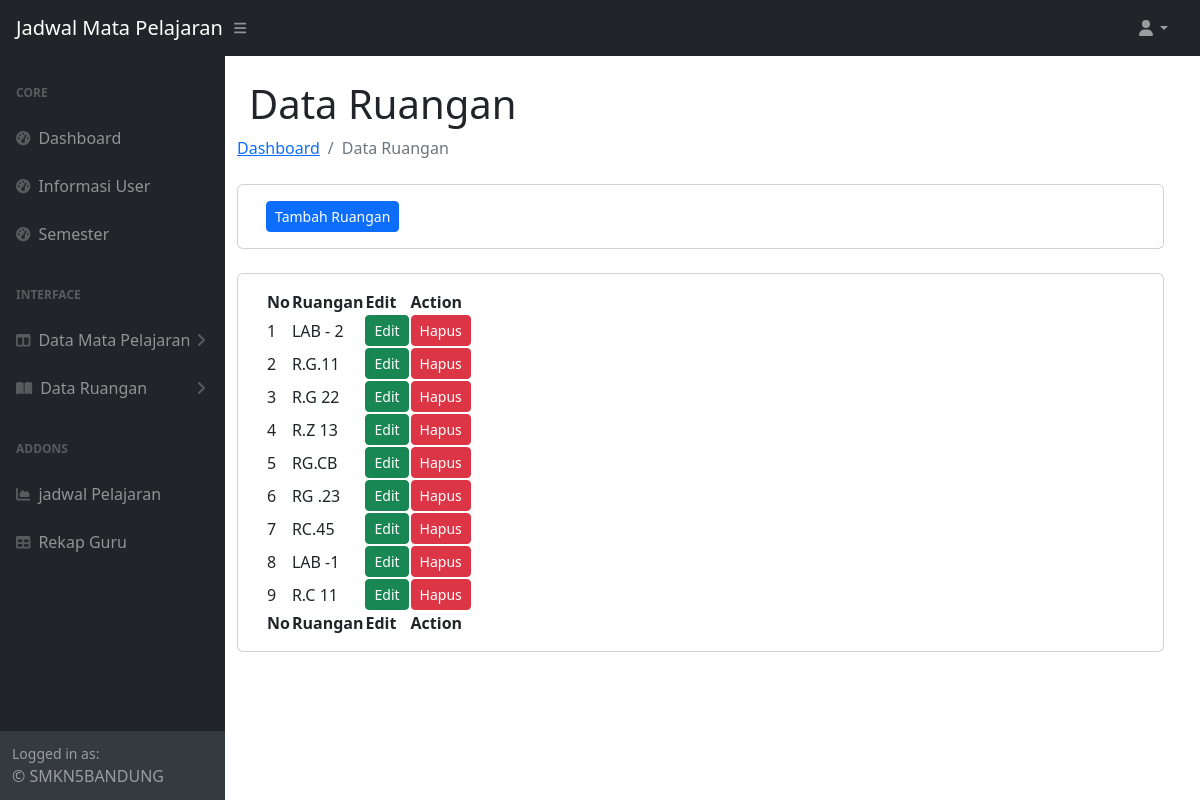
The page /menu_ruangan.php (signed in) on the database its author committed.
### tables this page shows
CREATE TABLE `ruangan` (
  `id_ruangan` int(11) NOT NULL,
  `ruangan` varchar(30) NOT NULL
);

### menu_ruangan.php (the view, shortened to what this page needs)
<?php
$level = $_SESSION['level'];
if($level == 1) { include "template/navigasi_admin.php"; }
?>
<!DOCTYPE html>
<html lang="en">
<div id="layoutSidenav_content">
        <main>
        <div class="container-fluid px-4">
        <div class="content">
                    <div class="col-md-12 row">
                        <h1 class="mt-4">Data Ruangan</h1>
                        <ol class="breadcrumb mb-4">
                            <li class="breadcrumb-item"><a href="index.php">Dashboard</a></li>
                            <li class="breadcrumb-item active">Data Ruangan</li>
                        </ol>
                        <div class="card mb-4">
                            <div class="card-body">
                                <a href="tambah_ruangan.php" class="btn btn-primary btn-sm">Tambah Ruangan</a>
                            </div>
                        </div>
                        <div class="card mb-4">
                            <div class="card-body">
                                <table id="datatablesSimple">
                                    <thead>
                                        <tr>
                                            <th>No</th>
                                            <th>Ruangan</th>
                                            <th>Edit</th>
                                            <th>Action</th>
                                        </tr>
                                    </thead>
                                    <tfoot>
                                        <tr>
                                            <th>No</th>
                                            <th>Ruangan</th>
                                            <th>Edit</th>
                                            <th>Action</th>
                                        </tr>
                                    </tfoot>
                                    <tbody>
                                        <?php
                                            $koneksi = mysqli_connect("localhost", "root", "", "jadwal");
                                            $no = 1;
                                            $select         = "select * from ruangan";
                                            $select         = mysqli_query($koneksi, $select);
                                            while($data= mysqli_fetch_array($select)){
                                        ?>
                                        <tr>
                                                <td><?php echo $no++; ?></td>
                                                <td><?php echo $data['ruangan']; ?></td>
                                                <td>
                                                    <a class="btn btn-success btn-sm" href="edit_ruangan.php?id_ruang=<?php echo $data['id_ruangan']; ?>"> Edit</a>
                                                </td>
                                                <td>
                                                <div class="col">
                                                    <a class="btn btn-danger btn-sm" href="hapus_ruangan.php?id=<?= $data['id_ruangan']; ?>" onclick="return confirm('anda yakin ingin hapus?');">Hapus</a>
                                                </td>
                                        <?php } ?>
                                    </tbody>
                                </table>
                            </div>
                        </div>
                    </div>
                    </div>
            </div>
        </div>
    </body>
</html>

### template/navigasi_admin.php (style rules this page uses)
.card { background-color:white !important; }
.card-body { background-color:white !important; }

### rows shown on the page
ruangan: ruangan "LAB - 2"
ruangan: ruangan "R.G.11"
ruangan: ruangan "R.G 22"
ruangan: ruangan "R.Z 13"
ruangan: ruangan "RG.CB"
ruangan: ruangan "RG .23"
ruangan: ruangan "RC.45"
ruangan: ruangan "LAB -1"
ruangan: ruangan "R.C 11"
